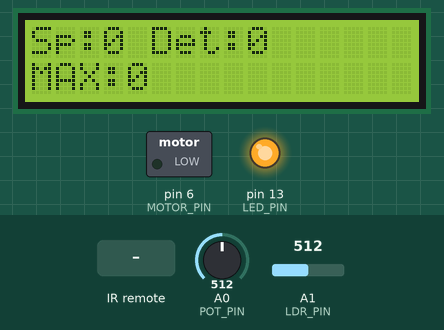
This sketch was run on a simulated Arduino Uno, built with avr-gcc and run on an emulated ATmega328P. Shown: 16×2 character LCD, switched loads named in the sketch (green lamp = pin HIGH), output pins drawn as LEDs (lit = HIGH). The test bench sets the inputs (shaded band); at power-on: A1 (LDR_PIN) = 512, A0 (POT_PIN) = 512. What the sketch prints to the serial monitor is not drawn.

Above: at 1.6 s.
1.7 s: infrared code 0x86288A23 received
At 3.2 s:
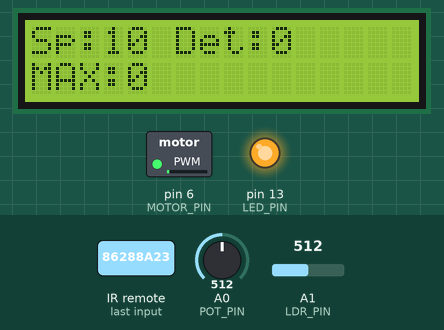
3.5 s: infrared code 0x71B93203 received
At 4.9 s:
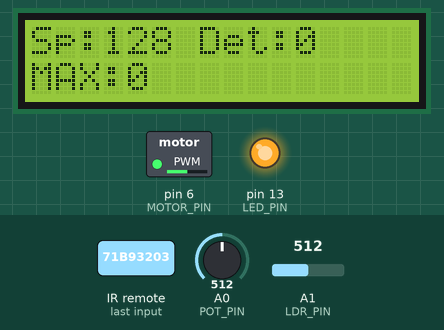
5.5 s: A1 (LDR_PIN) set to 306
At 7.5 s:
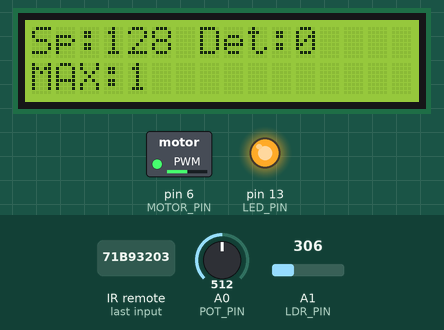
8.5 s: A0 (POT_PIN) set to 560
At 10.2 s:
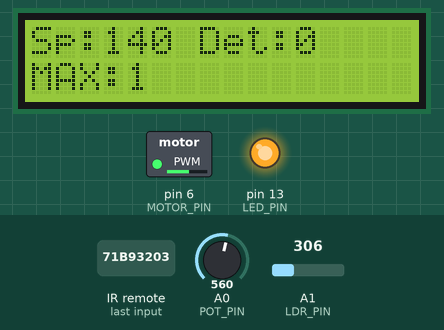
10.5 s: A0 (POT_PIN) set to 900
At 12.1 s:
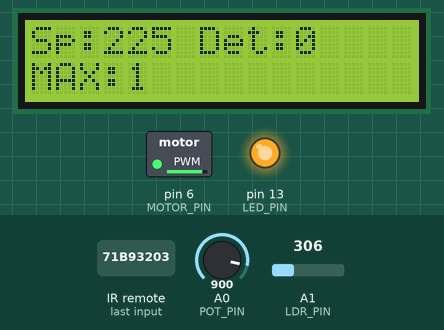
12.5 s: infrared code 0x169CDC1F received
Timing chart, 0 to 15.0 s (numbered marks = the images above; inputs shaded):
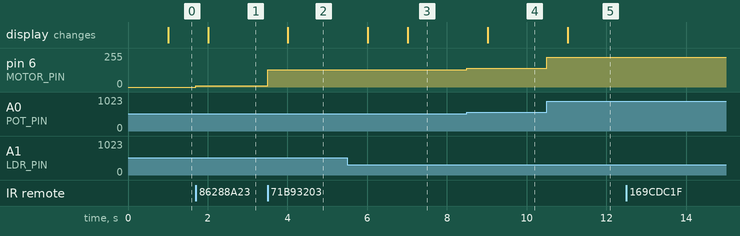

The sketch:

main.ino
```cpp
#include <LiquidCrystal.h>
#include "IRremote.h"

IRrecv irrecv(A2);
#define DIODE_DROP 0.7
#define LED_PIN 13
#define MOTOR_PIN 6
#define LDR_PIN A1
#define POT_PIN A0
#define LIMIT_LIGHTS 550
#define BUTTON_UP 0x86288A23
#define BUTTON_DOWN 0x169CDC1F
#define BUTTON_MODE 0x71B93203

LiquidCrystal lcd(12, 11, 10, 9, 8, 7);
unsigned long int ms, ms1, ms_light_on, ms_light_off, flash_count;
boolean led_mode, ledWasOn = false, mode_pin = false;
int maxFlash, irspeed = 0, motspeed;
decode_results results;

void setup() {

  pinMode(LED_PIN, OUTPUT);
  pinMode(MOTOR_PIN, OUTPUT);
  pinMode(POT_PIN, INPUT);
  pinMode(LDR_PIN, INPUT);
  Serial.begin(9600);
  digitalWrite(13, HIGH);
  lcd.begin(16, 2);
  irrecv.enableIRIn();

}

void loop() {
  float frequency, mspeed, brightness;
  int rotation;

  if(mode_pin) {
    rotation = analogRead(POT_PIN) + 1;
    mspeed = rotation / 4;
    motspeed = mspeed; //abs(mspeed - 255);
    analogWrite(MOTOR_PIN, motspeed);
  }


  if ( irrecv.decode( &results )) { // если данные пришли
    Serial.println( results.value, HEX ); // печатаем данные
    Serial.println("mode: ");
    Serial.println(mode_pin);
    switch ( results.value ) {
    case BUTTON_UP:
        irspeed = min(255, irspeed + 10);
        analogWrite(MOTOR_PIN, irspeed);
        break;
    case BUTTON_DOWN:
        irspeed = max(0, irspeed - 10);
        analogWrite(MOTOR_PIN, irspeed);
        break;
    case BUTTON_MODE:
        mode_pin = !mode_pin;
        Serial.println("mode_case: ");
        Serial.println(mode_pin);
        analogWrite(MOTOR_PIN, irspeed);
        break;
    }
    irrecv.resume(); // принимаем следующую команду
  }

  brightness = 1024 - analogRead(LDR_PIN);
  boolean ledIsOn = brightness > LIMIT_LIGHTS ;
   if (!ledWasOn && ledIsOn) {
     // led became on
     flash_count++;

   }
   ledWasOn = ledIsOn;

  if(millis() - ms >= 1000) {
     displayInfo();
     ms = millis();
  }
}


void displayInfo() {
  int flash_freq = flash_count;
    flash_count=0;
    if(flash_freq > maxFlash) {
      maxFlash = flash_freq;
     }
    lcd.setCursor(0, 0);
    //lcd.print("R:");
    //lcd.print(rotation);
    lcd.print("Sp:");
    if(mode_pin) {
      lcd.print(motspeed);
    } else {
      lcd.print(irspeed);
    }
    lcd.print(" Det:");
    lcd.print(flash_freq);
    lcd.print("  ");

    lcd.setCursor(0, 1);
    lcd.print("MAX:");
    lcd.print(maxFlash);
  //  lcd.print(" [");
  //  lcd.print((int)brightnessStat.minimum());
  //  lcd.print(",");
  //  lcd.print((int)brightnessStat.maximum());
  //  lcd.print("]  ");
    /* Serial.print("rotation (0-1024): ");
    Serial.println(rotation);
    Serial.print("time (ms): ");
    Serial.println(loopTime);

    Serial.println("-------------------");*/
}
```

Measured:
- after the input at 1.7 s, pin 6 (MOTOR_PIN): 0/255 → 10/255 at once; the display: changes after 0.31 s (image 1)
- after the input at 3.5 s, pin 6 (MOTOR_PIN): 10/255 → 128/255 at once; the display: changes after 0.51 s (image 2)
- after the input at 5.5 s, the display: first changes after 0.52 s (image 3 shows a later state)
- after the input at 8.5 s, pin 6 (MOTOR_PIN): 128/255 → 140/255 at once; the display: changes after 0.52 s (image 4)
- after the input at 10.5 s, pin 6 (MOTOR_PIN): 140/255 → 225/255 at once; the display: changes after 0.53 s (image 5)
